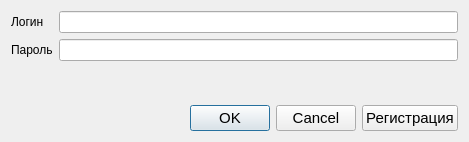
<?xml version="1.0" encoding="UTF-8"?>
<ui version="4.0">
 <class>LoginForm</class>
 <widget class="QWidget" name="LoginForm">
  <property name="geometry">
   <rect>
    <x>0</x>
    <y>0</y>
    <width>469</width>
    <height>142</height>
   </rect>
  </property>
  <property name="windowTitle">
   <string>Form</string>
  </property>
  <layout class="QVBoxLayout" name="verticalLayout">
   <item>
    <layout class="QFormLayout" name="formLayout">
     <item row="0" column="0">
      <widget class="QLabel" name="label">
       <property name="text">
        <string>Логин</string>
       </property>
      </widget>
     </item>
     <item row="0" column="1">
      <widget class="QLineEdit" name="loginEdit"/>
     </item>
     <item row="1" column="0">
      <widget class="QLabel" name="label_2">
       <property name="text">
        <string>Пароль</string>
       </property>
      </widget>
     </item>
     <item row="1" column="1">
      <widget class="QLineEdit" name="passwordEdit">
       <property name="text">
        <string/>
       </property>
       <property name="echoMode">
        <enum>QLineEdit::Password</enum>
       </property>
      </widget>
     </item>
    </layout>
   </item>
   <item>
    <spacer name="verticalSpacer">
     <property name="orientation">
      <enum>Qt::Vertical</enum>
     </property>
     <property name="sizeHint" stdset="0">
      <size>
       <width>20</width>
       <height>40</height>
      </size>
     </property>
    </spacer>
   </item>
   <item>
    <layout class="QHBoxLayout" name="horizontalLayout">
     <item>
      <widget class="QDialogButtonBox" name="buttonBox">
       <property name="sizePolicy">
        <sizepolicy hsizetype="Expanding" vsizetype="Fixed">
         <horstretch>0</horstretch>
         <verstretch>0</verstretch>
        </sizepolicy>
       </property>
       <property name="font">
        <font>
         <pointsize>11</pointsize>
         <bold>false</bold>
        </font>
       </property>
       <property name="standardButtons">
        <set>QDialogButtonBox::Cancel|QDialogButtonBox::Ok</set>
       </property>
      </widget>
     </item>
     <item>
      <widget class="QPushButton" name="registrationPushButton">
       <property name="font">
        <font>
         <pointsize>11</pointsize>
        </font>
       </property>
       <property name="text">
        <string>Регистрация</string>
       </property>
      </widget>
     </item>
    </layout>
   </item>
  </layout>
 </widget>
 <resources/>
 <connections/>
</ui>
